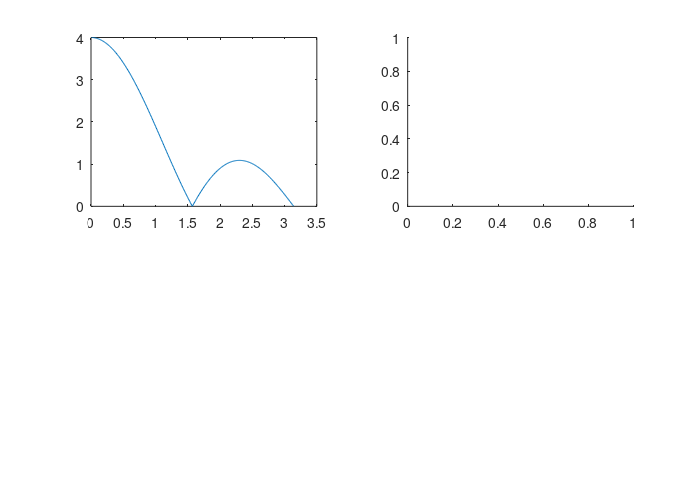

MATLAB code for this plot: (Note: this script raises an error after producing the figure.)
function ss5()

paper_size = [7 5];
set (gcf, 'paperunits', 'inches');
set (gcf, 'papertype', '<custom>');
set (gcf, 'papersize', paper_size);
set (gcf, 'paperposition', [0, 0, paper_size]);


fignum = 1;

%% %%%% P1 (optional)

x = [1, 2, -1, -2, 3, -3, 4, 0, 0];
y = [2, -2, 3, -3, 4, -4, 1, 1, 1];


%%%%%%%%%%%%%%%%%%%%%%
%% %%%% Problem 2

% %% part A
omega = 0.01:0.01:pi;
% find x[k]'s discrete fourier transform analyticaly.



% Part b
x1 = [ 1, 1, 1, 1 ];
X1_analytic = (1 - exp(-1i*4*omega)) ./ (1-exp(-1i*omega));

figure(fignum);
fignum = fignum + 1;
subplot(2,2,1);
plot(omega, abs(X1_analytic));

fignum = P2(x1,fignum);
print ('-dpng', 'ss5_2b.png')

% Part c
x2 = ones(1,12);
X2_analytic = (1 - exp(-1i*length(x2)*omega)) ./ (1-exp(-1i*omega));

figure(fignum);
fignum = fignum + 1;
subplot(2,2,1);
plot(omega, abs(X2_analytic));
title('X2 Analytic');

fignum = P2(x2,fignum);
print ('-dpng', 'ss5_2c.png')

% Part d
x3 = [1,2,3,4,5,4,3,2,1];
fignum = P2(x3, fignum);
print ('-dpng', 'ss5_2d.png')
%%%%%%%%%%%%%%%%%%%%%%%%%%
%% %%%% Problem 3

% (a) Ts=0.1
% XXX: adjust for Ts=0.01 for (b).
Ts = 0.1;
t0 = -2:Ts:-Ts;
t1=-1:Ts:-Ts;
t2=0:Ts:2;
t3=0:Ts:1;

xs = cell(4,1);
xs{1} = [t1+1 1-0.5*t2];
xs{2} = [ones(1,11) -1*ones(1,2)];
xs{3} = [2*t1+2 2-2*t3];
xs{4} = [ones(1,21) -1*ones(1,20)];

Ns = cell(size(xs));
Xs = cell(size(xs));
ks = cell(size(xs));
ws = cell(size(xs));

figure(fignum);
fignum = fignum + 1;
for i = 1:length(xs);
    Ns{i} = length(xs{i});
    Xs{i} = Ts*fft(xs{i}, Ns{i});
    ks{i} = 0:1:Ns{i}/2-1;
    ws{i} = (2*pi*ks{i}/Ns{i})/Ts;
    
    subplot(2,2,i);
    plot(ws{i},abs(Xs{i}(1:floor(Ns{i}/2))));
    title(sprintf('FFT Xs{%d}(t)', i));
end

print('-dpng', 'ss5_3a1.png');

%%%%%% Ts = 0.01

Ts = 0.01;
t0 = -2:Ts:-Ts;
t1=-1:Ts:-Ts;
t2=0:Ts:2;
t3=0:Ts:1;

xs = cell(4,1);
xs{1} = [t1+1 1-0.5*t2];
xs{2} = [ones(1,11) -1*ones(1,2)];
xs{3} = [2*t1+2 2-2*t3];
xs{4} = [ones(1,21) -1*ones(1,20)];

Ns = cell(size(xs));
Xs = cell(size(xs));
ks = cell(size(xs));
ws = cell(size(xs));

figure(fignum);
fignum = fignum + 1;
for i = 1:length(xs);
    Ns{i} = length(xs{i});
    Xs{i} = Ts*fft(xs{i}, Ns{i});
    ks{i} = 0:1:Ns{i}/2-1;
    ws{i} = (2*pi*ks{i}/Ns{i})/Ts;
    
    subplot(2,2,i);
    plot(ws{i},abs(Xs{i}(1:floor(Ns{i}/2))));
    title(sprintf('FFT Xs{%d}(t)', i));
end

print('-dpng', 'ss5_3b.png');



%%%%%%%%%%%%%%%%%%%%%%%%%%%%%



w = 0.1:0.1:30;
Xs{1} = 1./(1i.*w).*( exp(1i.*(w./2)).*sinc(w./(2*pi)) ...
    - exp(-1i.*w).*sinc(w./pi) );
%X2 = int(exp(-jwt),t,-1,0) + int((-1)*exp(-jwt),t,0,2) =
Xs{2} = -1./(1i.*w).*(1-exp(1i.*w)) ...
    + 1./(1i.*w).*(exp(-2i.*w)-1);
% % only need derivation for the following 2
Xs{3} = 2.*sinc(w./(2*pi)).^2;
Xs{4} = 4i.*w.*sinc(w./pi).^2;

figure(fignum);
fignum = fignum + 1;
for i = 1:length(xs);
    subplot(2,2,i);
    plot(w,Xs{i});
    title(sprintf('Analytical Xs{%d}(w)', i));
end
print('-dpng', 'ss5_3a2.png')

figure(fignum);
fignum = fignum + 1;
for i = 1:length(xs);
    subplot(2,2,i);
    k = 0:1:Ns{i} - 1;
    stem(k,xs{i});
    
end
print('-dpng', 'ss5_3a3.png');

% plot ffts and analiticals to compare. You don't need to plot
% iffts

% One other thing you can do if you want: you can do ifft for all 4
% and see if they match.
end

function fignum = P2(x, fignum)
    % %% part B
    Ns = [4, 8, 12, 16, 24, 32];

    Xs = cell(size(Ns));
    Oms = cell(size(Ns));
    for i = 1:length(Ns);
        Xs{i} = fft(x,Ns(i));
        Oms{i}= ( 0:1:Ns(i)/2 )*pi/(Ns(i)/2);
    end

    subplot(2,2,2)
    hold on;
    ts = {};
    for i = 1:length(Xs);
        aX = abs(Xs{i});
        plot(Oms{i}, aX(1:Ns(i)/2+1), sprintf('%d',i));
	ts{i} = sprintf('fft N=%d', i);
    end
    legend(ts);

    xi = cell(size(Ns));
    for i = 1:length(Xs);
        xi{i} = ifft(Xs{i}, Ns(i));
    end
    hold off;
    subplot(2,2,3);
    hold on;
    ts = {};
    for i = 1:length(xi);
        stem(abs(xi{i}));
        ts{i} = sprintf('ifft N=%d',Ns(i));
    end
    legend(ts);
end
% EC to person who tells me what the spectrum of the signal
% in part D is.
% Just by looking at these numbers.
% 

